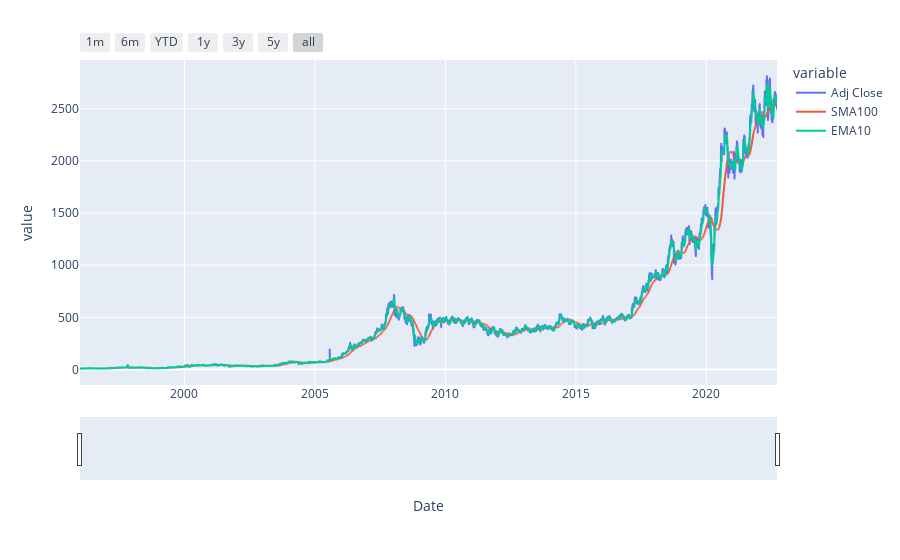

The notebook cell saved with this chart:
### Code cell
fig = px.line(df, x='Date', y=['Adj Close','SMA100', 'EMA10'])
# fig.add_line(df, x='Date', y='SMA100')
fig.update_xaxes(rangeslider_visible=True, rangeselector=dict(
    buttons=list([
            dict(count=1, label="1m", step="month", stepmode="backward"),
            dict(count=6, label="6m", step="month", stepmode="backward"),
            dict(count=1, label="YTD", step="year", stepmode="todate"),
            dict(count=1, label="1y", step="year", stepmode="backward"),
            dict(count=3, label="3y", step="year", stepmode="backward"),
            dict(count=5, label="5y", step="year", stepmode="backward"),
            dict(step="all")
        ])
    )
)
fig.show()

### Figure 1 — Plotly figure (JSON) as saved in the notebook; plotly's stock layout.template omitted (floating-point values rounded to 4 significant figures; data arrays with more than 128 entries replaced by an {"elided": "..."} marker saying what was removed)
{"data": [{"hovertemplate": "variable=Adj Close<br>Date=%{x}<br>value=%{y}<extra></extra>", "legendgroup": "Adj Close", "line": {"color": "#636efa", "dash": "solid"}, "marker": {"symbol": "circle"}, "mode": "lines", "name": "Adj Close", "showlegend": true, "type": "scattergl", "x": {"elided": "6718 str values"}, "xaxis": "x", "y": {"elided": "6718 float values"}, "yaxis": "y"}, {"hovertemplate": "variable=SMA100<br>Date=%{x}<br>value=%{y}<extra></extra>", "legendgroup": "SMA100", "line": {"color": "#EF553B", "dash": "solid"}, "marker": {"symbol": "circle"}, "mode": "lines", "name": "SMA100", "showlegend": true, "type": "scattergl", "x": {"elided": "6718 str values"}, "xaxis": "x", "y": {"elided": "6718 float values"}, "yaxis": "y"}, {"hovertemplate": "variable=EMA10<br>Date=%{x}<br>value=%{y}<extra></extra>", "legendgroup": "EMA10", "line": {"color": "#00cc96", "dash": "solid"}, "marker": {"symbol": "circle"}, "mode": "lines", "name": "EMA10", "showlegend": true, "type": "scattergl", "x": {"elided": "6718 str values"}, "xaxis": "x", "y": {"elided": "6718 float values"}, "yaxis": "y"}], "layout": {"legend": {"title": {"text": "variable"}, "tracegroupgap": 0}, "margin": {"t": 60}, "xaxis": {"anchor": "y", "domain": [0, 1], "rangeselector": {"buttons": [{"count": 1, "label": "1m", "step": "month", "stepmode": "backward"}, {"count": 6, "label": "6m", "step": "month", "stepmode": "backward"}, {"count": 1, "label": "YTD", "step": "year", "stepmode": "todate"}, {"count": 1, "label": "1y", "step": "year", "stepmode": "backward"}, {"count": 3, "label": "3y", "step": "year", "stepmode": "backward"}, {"count": 5, "label": "5y", "step": "year", "stepmode": "backward"}, {"step": "all"}]}, "rangeslider": {"visible": true}, "title": {"text": "Date"}}, "yaxis": {"anchor": "x", "domain": [0, 1], "title": {"text": "value"}}}}
